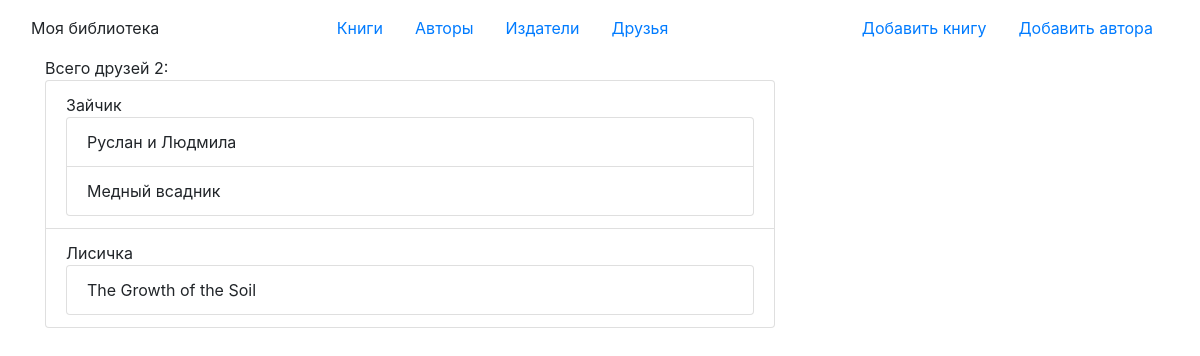
Page /friends/ on the committed database.
### p_library/models.py (models this page shows, shortened)
class Friend(models.Model):
    name = models.CharField(max_length=32)

class Book(models.Model):
    ISBN = models.CharField(max_length=13)
    title = models.TextField()
    description = models.TextField()
    year_release = models.SmallIntegerField()
    author = models.ForeignKey(Author, on_delete=models.CASCADE, related_name='books')
    publisher = models.ForeignKey(Publisher, on_delete=models.CASCADE, related_name='books')
    friend = models.ForeignKey(Friend, on_delete=models.CASCADE, null=True, related_name='books', blank=True)
    copy_count = models.SmallIntegerField(default=1)
    price = models.DecimalField(max_digits=6,decimal_places=2)
    cover = models.ImageField(upload_to='covers/%Y/%m/%d', blank=True)

### p_library/views.py (the view)
# urls.py: path('friends/', views.friend, name='friends'),
def friend(request):
    template = loader.get_template('friend.html')
    friends = Friend.objects.all()
    data = {
        "friends": friends,
    }
    return HttpResponse(template.render(data))

### p_library/templates/friend.html
{% extends 'base.html' %}
{% block content %}
Всего друзей {{ friends|length }}:
<ul class="list-group">
	{% for friend in friends %}
	<li class="list-group-item">
		{{ friend.name }}
		<ul class="list-group">
			{% for book in friend.books.all %}
			<li class="list-group-item"> {{ book.title }}</li>
			{% endfor %}
		</ul>
	</li>
	{% endfor %}
</ul>
{% endblock %}

### rows in the picture
Friend: name "Зайчик"
Book: title "Руслан и Людмила"
Book: title "Медный всадник"
Friend: name "Лисичка"
Book: title "The Growth of the Soil"

### other values in the picture
{{ friends|length }} "2"
